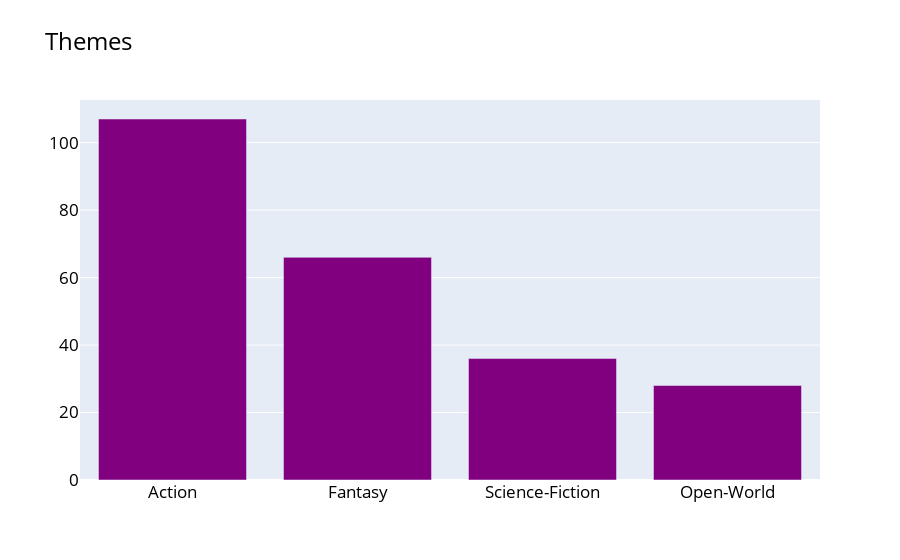

Source (notebook cell):
### Markdown cell above
## Question 3- what is the most common theme in games that are subperb (the highest rating)?

### Code cell
ex.theme_bar()

### Figure 1 — Plotly figure (JSON) as saved in the notebook; plotly's stock layout.template omitted (floating-point values rounded to 4 significant figures)
{"data": [{"marker": {"color": ["purple", "purple", "purple", "purple", "purple"]}, "type": "bar", "x": ["Action", "Fantasy", "Science-Fiction", "Open-World"], "y": [107, 66, 36, 28]}], "layout": {"font": {"color": "black", "size": 17}, "title": {"text": "Themes"}}}
